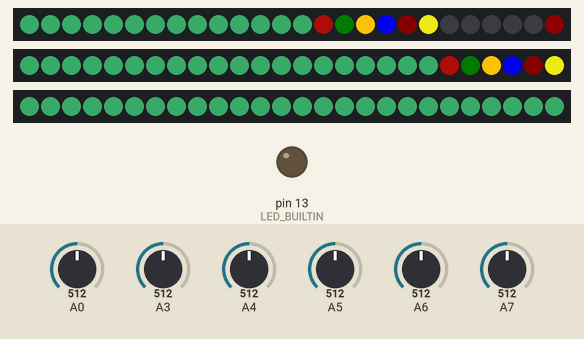
Bench run of a sketch on a simulated Arduino Nano, built with avr-gcc and run on an emulated ATmega328P. Parts: 3 × 26 RGB LEDs in strip order, left to right, output pins drawn as LEDs (lit = HIGH). The test bench sets the inputs (shaded band); at power-on: A5 = 512, A3 = 512, A0 = 512, A4 = 512, A6 = 512, A7 = 512. Dim RGB values are drawn brighter than linear; what the sketch prints to the serial monitor is not drawn.

Above: at 1.2 s.
1.3 s: A5 set to 306
At 1.77 s:
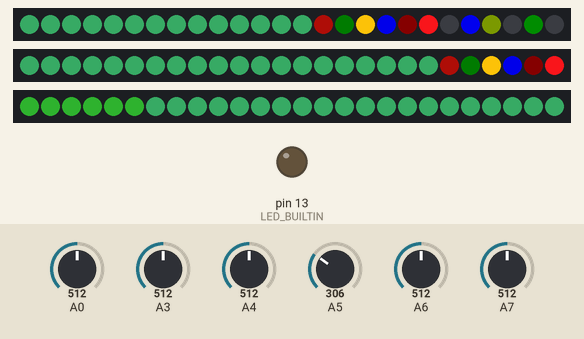
3.3 s: A3 set to 390
At 3.53 s:
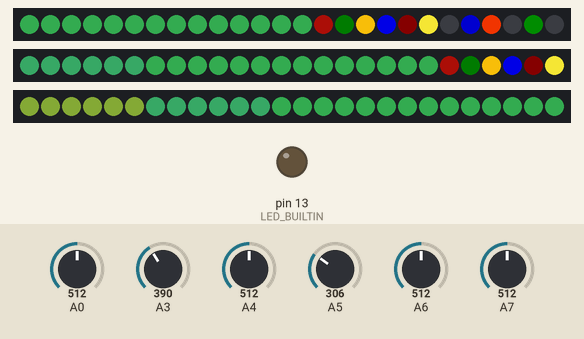
5.3 s: A0 set to 716
7.2 s: A4 set to 390
9.2 s: A6 set to 30
At 10.05 s:
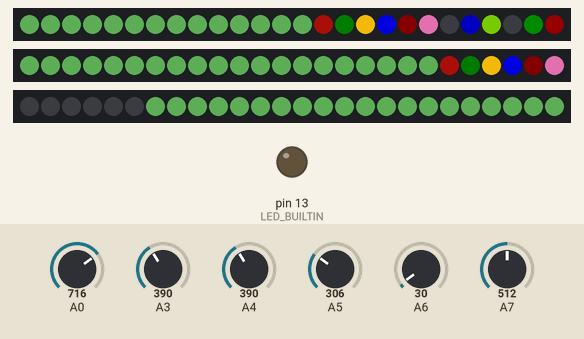

Measured:
- after the input at 1.3 s, the LEDs: first differ from a run without the input after 0.14 s (image 1 shows a later state)
- after the input at 3.3 s, the LEDs: first differ from a run without the input after 0.17 s (image 2)
- after the input at 9.2 s, the LEDs: first differ from a run without the input after 0.14 s (image 3 shows a later state)

The sketch:

fastled-string.ino
```cpp
// #define FASTLED_ALLOW_INTERRUPTS 0
// #define FASTLED_INTERRUPT_RETRY_COUNT 1
// #define FORCE_SOFTWARE_SPI 1
// #define FAST_SPI_INTERRUPTS_WRITE_PINS 1


#include <FastLED.h>

#include <SoftwareSerial.h>

#define MAX_POWER_MILLIAMPS 500
#define LED_TYPE            WS2812
#define COLOR_ORDER         GRB

#define FPS 60

#define NUM_LEDS_DATA 26

#define NUM_LEDS_1 14
#define NUM_LEDS_2 6
#define NUM_LEDS_3 6


#define DATA_PIN_1 10
#define DATA_PIN_2 3
#define DATA_PIN_3 5
// #define DATA_PIN_1 ~D10
// #define DATA_PIN_2 ~D11
// #define DATA_PIN_3 D12
// #define DATA_PIN_1 D10
// #define DATA_PIN_2 D11
// #define DATA_PIN_3 D12

CRGB leds1[NUM_LEDS_1];
CRGB leds2[NUM_LEDS_2];
CRGB leds3[NUM_LEDS_3];

int refreshTime = 1000 / FPS;

void setup() {
  // initialize Serial communication at 9600 bits per second:
  // delay(1000);
  Serial.begin(9600);

  pinMode(A0, INPUT);
  pinMode(A1, INPUT);
  pinMode(A2, INPUT);
  pinMode(A3, INPUT);
  pinMode(A4, INPUT);
  pinMode(A5, INPUT);
  pinMode(A6, INPUT);
  pinMode(A7, INPUT);

  pinMode(DATA_PIN_1, OUTPUT);
  pinMode(DATA_PIN_2, OUTPUT);
  pinMode(DATA_PIN_3, OUTPUT);
  pinMode(LED_BUILTIN, OUTPUT);

  FastLED.clear();
  FastLED.clearData();

  FastLED.addLeds<LED_TYPE, DATA_PIN_1, COLOR_ORDER>(leds1,NUM_LEDS_DATA);
  FastLED.addLeds<LED_TYPE, DATA_PIN_2, COLOR_ORDER>(leds2,NUM_LEDS_DATA);
  FastLED.addLeds<LED_TYPE, DATA_PIN_3, COLOR_ORDER>(leds3,NUM_LEDS_DATA);

    FastLED.setMaxPowerInVoltsAndMilliamps( 5, MAX_POWER_MILLIAMPS);

    FastLED.setMaxRefreshRate(400);

    // FastLED.setDither( 0 );

}

bool shown = false;
int compression = 4;

int saturationBuffer = 0;
int colorForeground = 0;
int colorMidground = 0;
int colorBackground = 0;
int brightnessBackground = 0;
int brightnessForeground = 0;

int buffer00 = 0;
int buffer01 = 0;
int buffer02 = 0;
int buffer03 = 0;
int buffer04 = 0;
int buffer05 = 0;

int buffer30 = 0;
int buffer31 = 0;
int buffer32 = 0;
int buffer33 = 0;
int buffer34 = 0;
int buffer35 = 0;

int buffer40 = 0;
int buffer41 = 0;
int buffer42 = 0;
int buffer43 = 0;
int buffer44 = 0;
int buffer45 = 0;

int buffer50 = 0;
int buffer51 = 0;
int buffer52 = 0;
int buffer53 = 0;
int buffer54 = 0;
int buffer55 = 0;

int buffer60 = 0;
int buffer61 = 0;
int buffer62 = 0;
int buffer63 = 0;
int buffer64 = 0;
int buffer65 = 0;

int buffer70 = 0;
int buffer71 = 0;
int buffer72 = 0;
int buffer73 = 0;
int buffer74 = 0;
int buffer75 = 0;

bool initialSet = false;

int Compress(int value, int max = 255) {
  if (compression == 0 || compression == 1) { return value; }
  return map(value, 0, max, 0, max / compression) * compression;
}

// the loop routine runs over and over again forever:
void loop() {

  // if (!initialized) { return; }
  // FastLED.clear();
  // for (int i = 1; i <= 3; i++) {
  //   SetStripColor(i,255,200,69);
  // }


  int s0 = analogRead(A0);    // saturation
  // int s1 = analogRead(A1); // SKIP
  // int s2 = analogRead(A2); // SKIP
  int s3 = analogRead(A3);    // color 1 (foreground)
  int s4 = analogRead(A4);    // color 2 (midground)
  int s5 = analogRead(A5);    // color 3 (background)
  int s6 = analogRead(A6);    // brightness (background)
  int s7 = analogRead(A7);    // brightness (fore/midground)

  s0 = Compress(s0, 1023);
  s3 = Compress(s3, 1023);
  s4 = Compress(s4, 1023);
  s5 = Compress(s5, 1023);
  s6 = Compress(s6, 1023);
  s7 = Compress(s7, 1023);

  AddBuffer(0, s0);
  AddBuffer(3, s3);
  AddBuffer(4, s4);
  AddBuffer(5, s5);
  AddBuffer(6, s6);
  AddBuffer(7, s7);
  InitialBufferSet();

  int saturation =           map(GetBuffer(0), 0, 1023, 255, 0); // saturation
  int colorForeground =      map(GetBuffer(3), 0, 1023, 0, 255); // color 1 (foreground)
  int colorMidground =       map(GetBuffer(4), 0, 1023, 0, 255); // color 2 (midground)
  int colorBackground =      map(GetBuffer(5), 0, 1023, 0, 255); // color 3 (background)
  int brightnessBackground = map(GetBuffer(6), 0, 1023, 0, 255); // brightness (background)
  int brightnessForeground = map(GetBuffer(7), 0, 1023, 0, 255); // brightness (fore/midground)

  saturation = Compress(saturation);
  colorForeground = Compress(colorForeground);
  colorMidground = Compress(colorMidground);
  colorBackground = Compress(colorBackground);
  brightnessBackground = Compress(brightnessBackground);
  brightnessForeground = Compress(brightnessForeground);

  Serial.print("saturation: ");Serial.print(saturation);Serial.print(",");
  Serial.print("colorForeground: ");Serial.print(colorForeground);Serial.print(",");
  Serial.print("colorMidground: ");Serial.print(colorMidground);Serial.print(",");
  Serial.print("colorBackground: ");Serial.print(colorBackground);Serial.print(",");
  Serial.print("brightnessBackground: ");Serial.print(brightnessBackground);Serial.print(",");
  Serial.print("brightnessForeground: ");Serial.print(brightnessForeground);Serial.println("");

  SetStripHSV(1, colorForeground, saturation, brightnessForeground);
  SetStripHSV(2, colorMidground,  saturation, brightnessForeground);
  SetStripHSV(3, colorBackground, saturation, brightnessBackground);

  // if (!shown) {
  //   shown = true;
    FastLED.show();
  // }

  // FastLED.delay(refreshTime);
  // FastLED.delay(10);
  FastLED.delay(refreshTime);
}

int GetNum(int strip) {
  switch (strip) {
    case 1:
      return NUM_LEDS_1;
      case 2:
      return NUM_LEDS_2;
      case 3:
      return NUM_LEDS_2;
  }
  return 0;
}
void SetStripHSV(int strip, int h, int s, int v) {
  int num = GetNum(strip);
  for (int i = 0; i < num; i++) {
    switch (strip) {
      case 1: leds1[i].setHSV(h, s, v); break;
      case 2: leds2[i].setHSV(h, s, v); break;
      case 3: leds3[i].setHSV(h, s, v); break;
    }
  }
}
void SetStripRGB(int strip, byte r, byte g, byte b) {
  int num = GetNum(strip);
  for (int i = 0; i < num; i++) {
    switch (strip) {
      case 1: leds1[i].setRGB(r,g,b); break;
      case 2: leds2[i].setRGB(r,g,b); break;
      case 3: leds3[i].setRGB(r,g,b); break;
    }
  }
}

void AddBuffer(int buffer, int value) {
  switch (buffer) {
    case 0:
      buffer05 =
      buffer04;
      buffer04 =
      buffer03;
      buffer03 =
      buffer02;
      buffer02 =
      buffer01;
      buffer01 =
      buffer00;
      buffer00 = value; break;
    case 3:
      buffer35 =
      buffer34;
      buffer34 =
      buffer33;
      buffer33 =
      buffer32;
      buffer32 =
      buffer31;
      buffer31 =
      buffer30;
      buffer30 = value; break;
    case 4:
      buffer45 =
      buffer44;
      buffer44 =
      buffer43;
      buffer43 =
      buffer42;
      buffer42 =
      buffer41;
      buffer41 =
      buffer40;
      buffer40 = value; break;
    case 5:
      buffer55 =
      buffer54;
      buffer54 =
      buffer53;
      buffer53 =
      buffer52;
      buffer52 =
      buffer51;
      buffer51 =
      buffer50;
      buffer50 = value; break;
    case 6:
      buffer65 =
      buffer64;
      buffer64 =
      buffer63;
      buffer63 =
      buffer62;
      buffer62 =
      buffer61;
      buffer61 =
      buffer60;
      buffer60 = value; break;
    case 7:
      buffer75 =
      buffer74;
      buffer74 =
      buffer73;
      buffer73 =
      buffer72;
      buffer72 =
      buffer71;
      buffer71 =
      buffer70;
      buffer70 = value; break;
  }
}

int GetBuffer(int buffer) {
  switch (buffer) {
    case 0:
      return (
        buffer00 +
        buffer01 +
        buffer02 +
        buffer03 +
        buffer04 +
        buffer05) / 6;
    case 3:
      return (
        buffer30 +
        buffer31 +
        buffer32 +
        buffer33 +
        buffer34 +
        buffer35) / 6;
    case 4:
      return (
        buffer40 +
        buffer41 +
        buffer42 +
        buffer43 +
        buffer44 +
        buffer45) / 6;
    case 5:
      return (
        buffer50 +
        buffer51 +
        buffer52 +
        buffer53 +
        buffer54 +
        buffer55) / 6;
    case 6:
      return (
        buffer60 +
        buffer61 +
        buffer62 +
        buffer63 +
        buffer64 +
        buffer65) / 6;
    case 7:
      return (
        buffer70 +
        buffer71 +
        buffer72 +
        buffer73 +
        buffer74 +
        buffer75) / 6;
  }
  return 0;
}

void InitialBufferSet() {
  if (initialSet) {return;}
  initialSet = true;
  // initial prep of buffers
  buffer01 = buffer00;
  buffer02 = buffer00;
  buffer03 = buffer00;
  buffer04 = buffer00;
  buffer05 = buffer00;
  buffer31 = buffer30;
  buffer32 = buffer30;
  buffer33 = buffer30;
  buffer34 = buffer30;
  buffer35 = buffer30;
  buffer41 = buffer40;
  buffer42 = buffer40;
  buffer43 = buffer40;
  buffer44 = buffer40;
  buffer45 = buffer40;
  buffer51 = buffer50;
  buffer52 = buffer50;
  buffer53 = buffer50;
  buffer54 = buffer50;
  buffer55 = buffer50;
  buffer61 = buffer60;
  buffer62 = buffer60;
  buffer63 = buffer60;
  buffer64 = buffer60;
  buffer65 = buffer60;
  buffer71 = buffer70;
  buffer72 = buffer70;
  buffer73 = buffer70;
  buffer74 = buffer70;
  buffer75 = buffer70;

}
```
